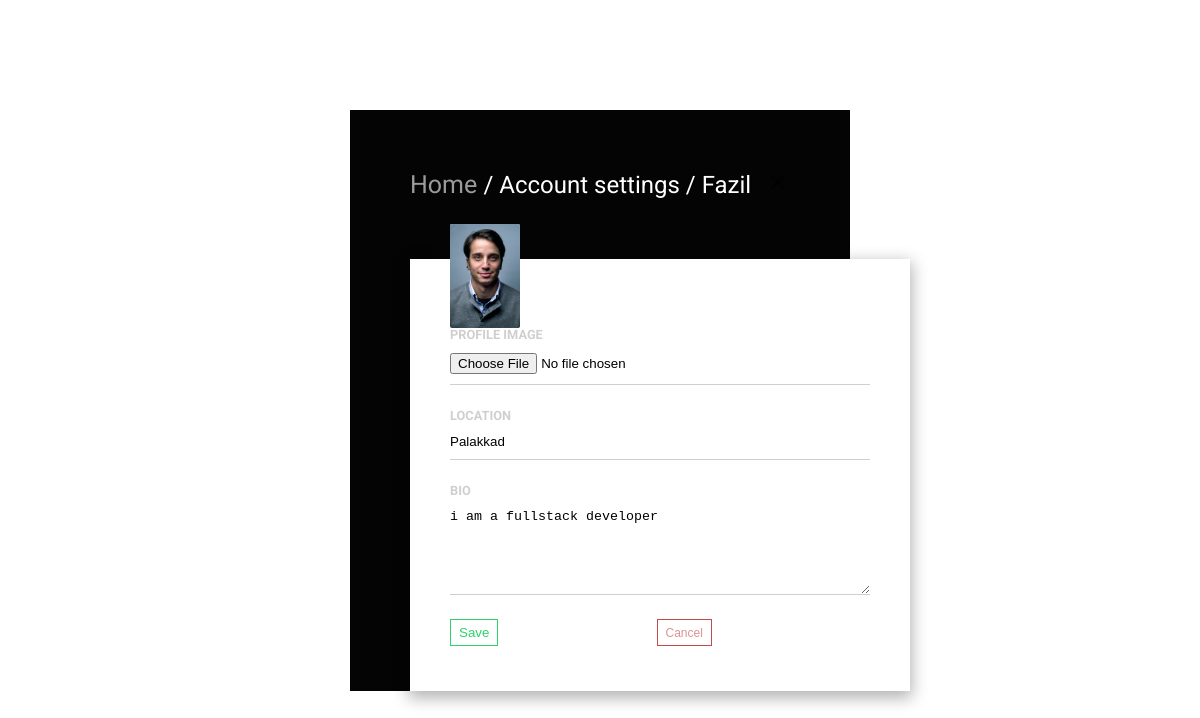
The app's page /settings/ (signed in) with its own data.
### main/models.py (models this page shows, shortened)
class ProfileDB(models.Model):
    user = models.ForeignKey(User, on_delete=models.CASCADE)
    id_user = models.IntegerField()
    bio = models.TextField(blank=True)
    profileimg = models.ImageField(upload_to = 'Profile-images', default='user.png')
    location = models.CharField(max_length=100, blank=True)

### main/views.py (the view, shortened to what this page needs)
# urls.py: path('settings/', views.Settings, name='Settings'),
@login_required(login_url='Signin')
def Settings(req):
    user_profile = ProfileDB.objects.get(user=req.user)
    return render(req, 'settings.html', {'user_profile': user_profile})

### main/templates/settings.html (shortened to what this page needs)
<!DOCTYPE html>
{% load static %}
<html lang="en">
<head>
    <link rel="stylesheet" href="{% static 'css/settings.css' %}">
</head>
<body>
	<div class="back-container">
		<div class="top">
			<p><a href="/" style="color: #fff; font-size: 25px;">Home </a>/ Account settings / {{ user.username }}</p>
			<a href="#"><svg fill="#000" height="24" viewBox="0 0 24 24" width="24" xmlns="http://www.w3.org/2000/svg">
					<path d="M19 6.41L17.59 5 12 10.59 6.41 5 5 6.41 10.59 12 5 17.59 6.41 19 12 13.41 17.59 19 19 17.59 13.41 12z" />
					<path d="M0 0h24v24H0z" fill="none" />
				</svg></a>
		</div>
		<div class="front-container">
			<img style="background-color: #fff; width: 70px; border-radius: 2px 2px;"  src="{{ user_profile.profileimg.url }}" />
			<form class="form-group" action="" method="post" enctype="multipart/form-data">
				<div class="email">
					<label for="email">Location</label>
					<input type="text" id="email" name="location" value="{{ user_profile.location }}" placeholder="Enter your location" />
				</div>
                <div class="username">
					<label for="location">Profile Image</label>
					<input type="file" id="username" name="image" placeholder="Upload Image" />
				</div>
				<div class="bio">
					<label for="bio">Bio</label>
					<textarea name="bio" id="bio" rows="5" placeholder="Tell us about yourself">{{ user_profile.bio }}</textarea>
				</div>
                <button class="btn" type="submit">Save</button>
                <button class="btn1"><a style="font-size: 12px; color: rgb(195, 74, 74);" href="/"> Cancel</a></button>
			</form>
		</div>
	</div>
</body>
</html>

### main/static/css/settings.css (style rules this page uses)
:root { --gray-background: #fff; --yellow-background: rgb(4, 4, 4); --light-gray: #d1cfce; --dark-gray: #818184; }
* { box-sizing: border-box; padding: 0; margin: 0; }
body { font-family: "Roboto", sans-serif; background: var(--gray-background); display: flex; height: 100vh; overflow: auto; }
a { font-size: 1.2rem; text-decoration: none; color: #000; opacity: 0.6; }
label { text-transform: uppercase; font-size: 0.8rem; font-weight: bold; color: var(--light-gray); }
input, textarea { outline: none; border-style: none; border-bottom: 1px solid var(--light-gray); width: 100%; padding: 10px 0; margin-bottom: 20px; resize: vertical; }
.back-container { background: var(--yellow-background); max-width: 500px; width: 100%; margin: auto; padding: 0 60px; }
.top { display: flex; justify-content: space-between; padding-top: 60px; margin-bottom: 60px; }
.top p { color: #fff; font-size: 1.5rem; }
.front-container { background: #fff; box-shadow: 0 5px 15px 2px rgba(0, 0, 0, 0.3); width: 500px; position: relative; margin: auto; }
.front-container img { border-radius: 50%; width: 70px; position: absolute; top: -35px; left: 40px; }
.front-container .form-group { padding: 65px 40px 45px; max-width: 100%; display: grid; grid-template-areas: "username username" "email email" "bio bio"; }
.username { grid-area: username; }
.email { grid-area: email; }
.bio { grid-area: bio; }
::placeholder { color: var(--dark-gray); font-size: 0.9rem; font-weight: 500; opacity: 0.7; }
.btn { background: #fff; color: rgb(42, 213, 105); width: max-content; height: max-content; padding: 5px 8px; border: 1px solid rgb(42, 213, 105); transition: 0.2s ease-in-out; }
.btn1 { background: #fff; color: rgb(195, 74, 74); width: max-content; height: max-content; padding: 5px 8px; border: 1px solid rgb(195, 74, 74); transition: 0.2s ease-in-out; }

### records on screen
ProfileDB: profileimg (picture), location "Palakkad", bio "i am a fullstack developer"

### other values on screen
{{ user.username }} "Fazil"
